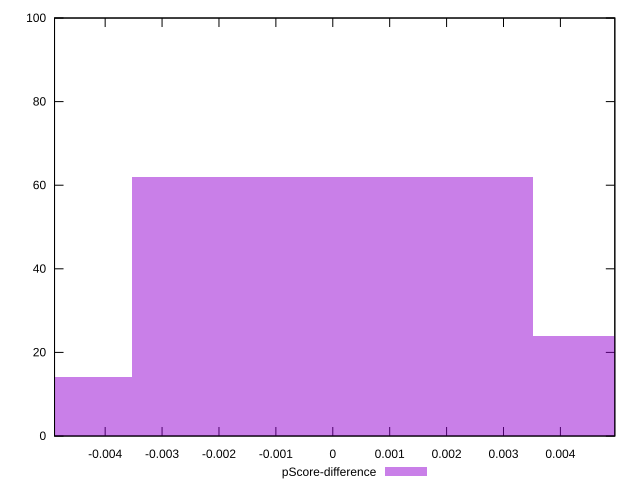

Write gnuplot code to recreate this figure.
reset

$pScoreDifference <<EOF
0.007048163944647901 24
0 62
-0.007048163944647901 14
EOF

set key outside below
set boxwidth 0.007048163944647901
set xrange [-0.004889690284863848:0.004956310506820336]
set yrange [0:100]
set trange [0:100]
set style fill transparent solid 0.5 noborder
set terminal svg size 640, 490 enhanced background rgb 'white'
set output "reports/report_00028_2021-02-24T12-49-42.674Z/max-potential-fid/samples/music/pScore-difference/histogram.svg"

plot $pScoreDifference title "pScore-difference" with boxes

reset
